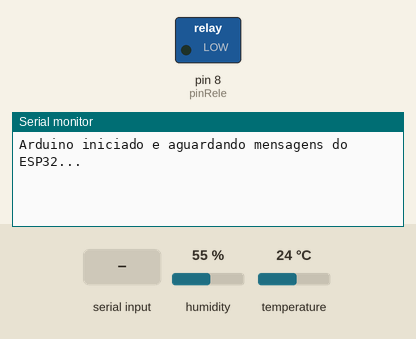
Simulated run of this sketch. Board: Arduino Uno, built with avr-gcc and run on an emulated ATmega328P. Shown: switched loads named in the sketch (green lamp = pin HIGH), the last lines printed to the serial monitor. Inputs (shaded band) come from the test bench; at power-on: humidity 55 %, temperature 24 °C.

Above: at 1.2 s.
1.3 s: "DIR" received over the second serial link
At 2.4 s:
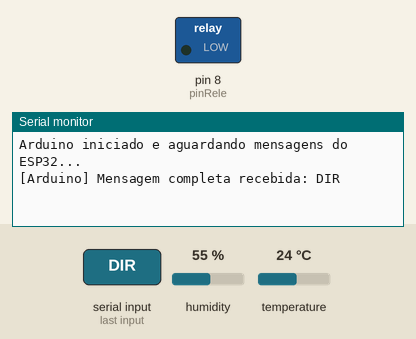
3.3 s: "TEMP" received over the second serial link
At 5.0 s:
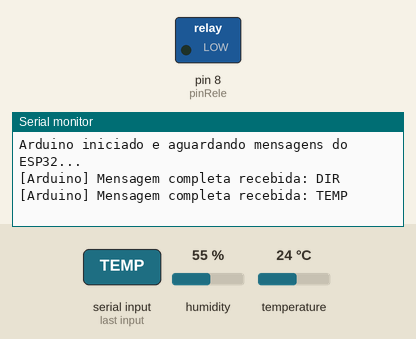
5.3 s: "UMIDADE" received over the second serial link
At 6.6 s:
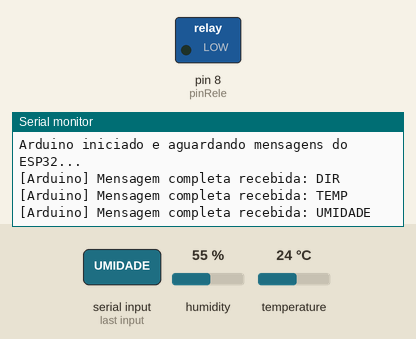

The sketch:

IFControl_3_0.ino
```cpp
/*
 *Autores: Jeison Andres, Cauã Adriel e Axel Miguel (Orientador: Jucimar)
 *Descrição: Código do Arduino que recebe comandos do ESP32, processa mensagens
 *           longas e envia respostas confiáveis.
 *Data: 2025
 *Projeto: IFControl 3.1 (Arduino)
 */

// BIBLIOTECAS
#include <Arduino.h>
#include <SPI.h>
#include <DHT.h>
#include <SoftwareSerial.h>
//#include <HeatpumpIR.h>

// ---------------------------- CONFIGURAÇÕES ----------------------------

// Sensor DHT11
#define DHTPIN  A0
#define DHTTYPE DHT11
DHT dht(DHTPIN, DHTTYPE);

// Sensor de presença
int pinSensor = 6;
boolean temGente;
boolean presenca;
int falsos;

// Relé
int pinRele = 8;

// Infra Vermelho
//IRSenderPWM irSender(9);

// Buffer IR
//int IR_ONE_SPACE;
//int IR_ZERO_SPACE;
//int IR_BIT_MARK;
//int IR_PAUSE_SPACE;
//int IR_HEADER_MARK;
//int IR_HEADER_SPACE;

String cod;
int leitura;

// Comunicação ESP32
SoftwareSerial mySerial(10, 11); // RX, TX (invertido fisicamente)

// Buffer de recepção seguro
String bufferRx = "";
unsigned long lastReadTime = 0;

// Timeout
const unsigned long SERIAL_TIMEOUT = 500;  // 0.5s sem dados = mensagem finalizada


// ======================================================================
// SETUP
// ======================================================================
void setup() {
  Serial.begin(115200);
  mySerial.begin(9600);

  dht.begin();
  presenca = true;

  pinMode(pinRele, OUTPUT);
  pinMode(pinSensor, INPUT);

  Serial.println("Arduino iniciado e aguardando mensagens do ESP32...");
}


// ======================================================================
// LOOP
// ======================================================================
void loop() {
  receberEsp32();
  delay(10);

}
int freeMemory() {
  extern int __heap_start, *__brkval;
  int v;
  return (int) &v - (__brkval == 0 ? (int) &__heap_start : (int) __brkval);
}


// ======================================================================
// 📌 RECEBE MENSAGENS LONGAS DO ESP32 (ROBUSTO E SEGURO)
// ======================================================================
void receberEsp32() {
  while (mySerial.available()) {
    char c = mySerial.read();
    bufferRx += c;
    lastReadTime = millis();
  }

  if (bufferRx.length() > 0 && millis() - lastReadTime > SERIAL_TIMEOUT) {
    Serial.print("[Arduino] Mensagem completa recebida: ");
    Serial.println(bufferRx);

    processarString(bufferRx);
    bufferRx = "";  // limpa para próxima mensagem
  }
}


// ======================================================================
// 📌 PROCESSA A MENSAGEM RECEBIDA
// ======================================================================
void processarString(String str) {

  if (str.startsWith("DIR")) {
    //mySerial.print("OK");
    //sendRaw((char*)extrairConfECod(str));

  } else if (str.startsWith("TEMP")) {

    float temp = dht.readTemperature();
    if (isnan(temp)) mySerial.print("0");
    else mySerial.print(temp);

  } else if (str.startsWith("UMIDADE")) {

    float h = dht.readHumidity();
    if (isnan(h)) mySerial.print("0");
    else mySerial.print(h);

  } else if (str.startsWith("PRESENCA")) {

    if (lerPresenca()) mySerial.print("TRUE");
    else mySerial.print("FALSE");

  } else if (str.startsWith("LZ")) {

    if (str.indexOf("ON") > -1) {
      digitalWrite(pinRele, HIGH);
      mySerial.print("OK");
    } else {
      digitalWrite(pinRele, LOW);
      mySerial.print("OK");
    }
  }
}

boolean lerPresenca(){
  leitura = digitalRead(pinSensor);

  if (leitura == HIGH) {
    Serial.println("Movimento DETECTADO!");
    leitura=0;
    return true;
  } else {
    Serial.println("Sem movimento.");
    leitura=0;
    return false;
  }

}


// ======================================================================
// 📌 EXTRAI CONFIGURAÇÕES + CÓDIGO IR DO COMANDO
// ======================================================================
/*char* extrairConfECod(String entrada) {
  int ini = entrada.indexOf('[');
  int fim = entrada.indexOf(']');

  String configStr = entrada.substring(ini + 1, fim);
  String valores[6];
  int idx = 0;

  while (configStr.length() > 0 && idx < 6) {
    int sep = configStr.indexOf(',');
    if (sep == -1) {
      valores[idx++] = configStr;
      break;
    } else {
      valores[idx++] = configStr.substring(0, sep);
      configStr = configStr.substring(sep + 1);
    }
  }

  // Converte valores
  IR_ONE_SPACE    = valores[0].toInt();
  IR_ZERO_SPACE   = valores[1].toInt();
  IR_BIT_MARK     = valores[2].toInt();
  IR_PAUSE_SPACE  = valores[3].toInt();
  IR_HEADER_MARK  = valores[4].toInt();
  IR_HEADER_SPACE = valores[5].toInt();

  // Extrai string com códigos IR
  cod = entrada.substring(fim + 2);

  // Buffer estático: ajuste tamanho conforme necessário
  static char symbols[600];
  // Garante zero-termination e evita overflow
  cod.toCharArray(symbols, sizeof(symbols));

  return symbols;

}*/


// ======================================================================
// 📌 ENVIA O CÓDIGO IR RAW PARA O AR-CONDICIONADO
// ======================================================================
/*void sendRaw(char *symbols) {
  irSender.space(0);
  irSender.setFrequency(38);

  while (char s = *symbols++) {
    switch (s) {
      case '1': irSender.space(IR_ONE_SPACE);  irSender.mark(IR_BIT_MARK); break;
      case '0': irSender.space(IR_ZERO_SPACE); irSender.mark(IR_BIT_MARK); break;
      case 'W': irSender.space(IR_PAUSE_SPACE); irSender.mark(IR_BIT_MARK); break;
      case 'H': irSender.mark(IR_HEADER_MARK); break;
      case 'h': irSender.space(IR_HEADER_SPACE); irSender.mark(IR_BIT_MARK); break;
    }
  }

  irSender.space(0);
}*/
```

Measured:
- after the input at 1.3 s, the serial monitor: prints a new line after 0.50 s (image 1)
- after the input at 3.3 s, the serial monitor: prints a new line after 0.51 s (image 2)
- after the input at 5.3 s, the serial monitor: prints a new line after 0.50 s (image 3)
